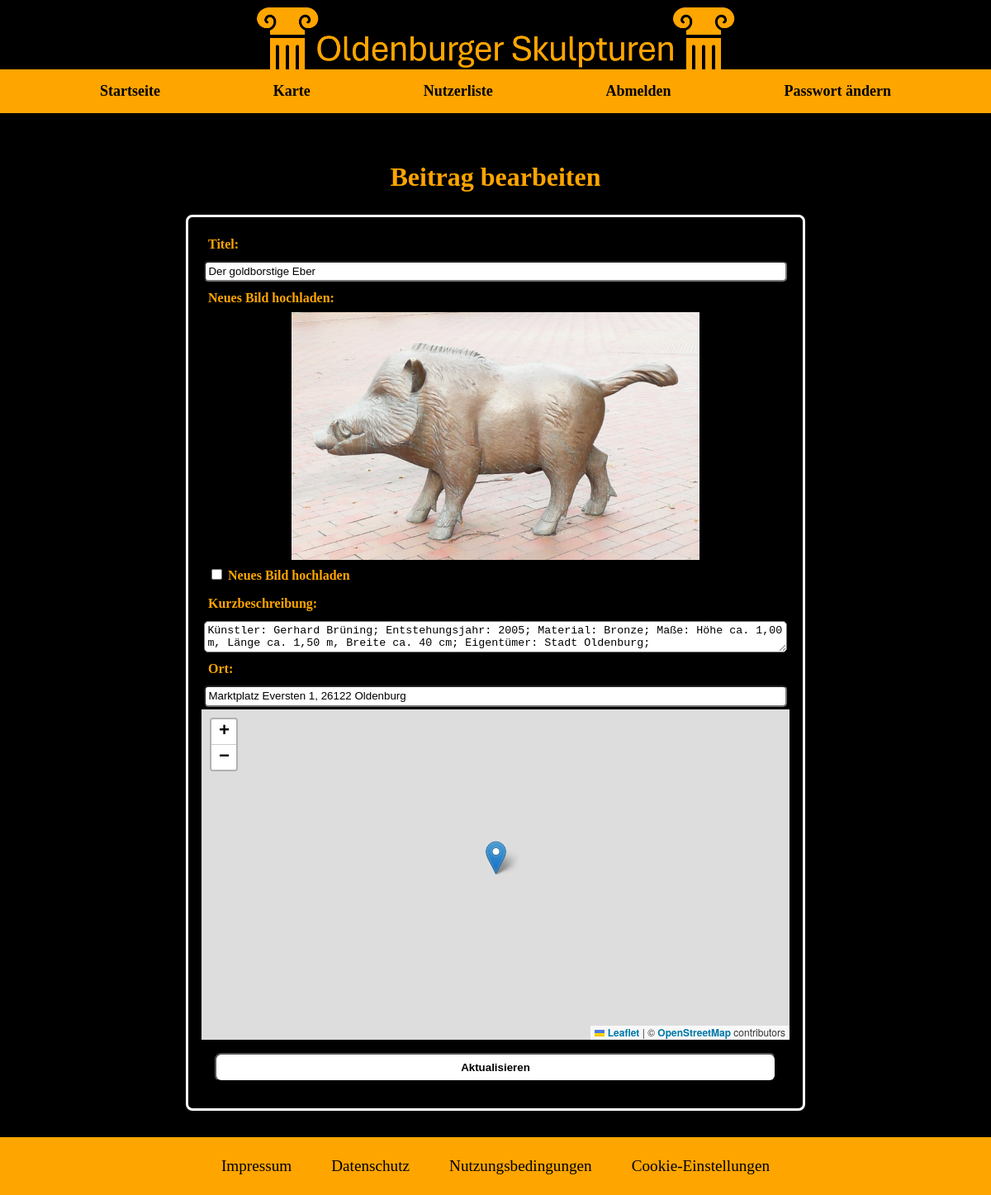
Page /beitrag-bearbeiten.php?id=2 (signed in) on the committed database.
### tables this page shows
CREATE TABLE beitrag (
                    id INTEGER NOT NULL,
                    title TEXT NOT NULL,
                    picture TEXT NOT NULL,
                    description	TEXT NOT NULL,
                    location TEXT NOT NULL,
                    lat TEXT NOT NULL,
                    lng TEXT NOT NULL,
                    creator_id INTEGER NOT NULL,
                    PRIMARY KEY(id AUTOINCREMENT),
                    FOREIGN KEY(creator_id) REFERENCES account(id)
                );

### php/model/SammlungPDOSQLite.php (called while the page is built, shortened)
<?php
require_once "Beitrag.php";
class SammlungPDOSQLite extends AbstractPDOSQLite implements SammlungDAO
{
    public function readBeitrag($id): Beitrag
    {
        try {
            $db = $this->getConnection();
            $sql = "
                SELECT
                    b.id AS beitrag_id,
                    b.title AS beitrag_title,
                    b.picture AS beitrag_picture,
                    b.description AS beitrag_description,
                    b.location AS beitrag_location,
                    b.lat AS beitrag_lat,
                    b.lng AS beitrag_lng,
                    a.id AS creator_id,
                    a.email AS creator_email,
                    a.password AS creator_password
                FROM
                    beitrag b
                JOIN
                    account a
                ON
                    b.creator_id = a.id
                WHERE
                    b.id = :id;
            ";
            $command = $db->prepare($sql);
            $success = $command->execute([":id" => $id]);
            $beitrag = null;
            while ($row = $command->fetch(PDO::FETCH_ASSOC)) {
                if ($beitrag === null) {
                    $beitragCreator = new Account(
                        intval($row['creator_id']),
                        $row['creator_email'],
                        $row['creator_password'],
                    );
                    $beitrag = new Beitrag(
                        intval($row['beitrag_id']),
                        $beitragCreator,
                        $row['beitrag_title'],
                        $row['beitrag_picture'],
                        $row['beitrag_description'],
                        $row['beitrag_location'],
                        $row['beitrag_lat'],
                        $row['beitrag_lng']
                    );
                }
            }
            return $beitrag;
        } catch (PDOException $exception) {
            throw new InternalErrorException($exception->getMessage(), previous: $exception);
        }
    }
}

### php/controller/beitrag-anzeigen-controller.php (called while the page is built, shortened)
<?php
require_once $abs_path . "/php/model/Beitrag.php";
try {
    $id = intval($_GET["id"]);
    $sammlung = Sammlung::getInstance();
    $beitrag = $sammlung->readBeitrag($id);
} catch (MissingEntryException $exc) {
    $_SESSION["message"] = "invalid_entry_id";
    header("Location: index.php");
    exit;
} catch (InternalErrorException $exc) {
    $_SESSION["message"] = "internal_error";
    header("Location: index.php");
    exit;
}

### php/model/Beitrag.php (called while the page is built, shortened)
<?php
class Beitrag
{
    private string $title;
    private string $picture;
    private string $description;
    private string $location;
    public function __construct(int $id, Account $creator, string $title, string $picture, string $description, string $location, string $lat, string $lng)
    {
        $this->title = $title;
        $this->picture = $picture;
        $this->description = $description;
        $this->location = $location;
    }
    public function getTitle(): string
    {
        return $this->title;
    }
    public function getPicture(): string
    {
        return $this->picture;
    }
    public function getDescription(): string
    {
        return $this->description;
    }
    public function getLocation(): string
    {
        return $this->location;
    }
}

### beitrag-bearbeiten.php (the view, shortened to what this page needs)
<?php
require_once $abs_path . "/php/controller/beitrag-anzeigen-controller.php";
require_once $abs_path . "/php/include/head.php";
?>
<link rel="stylesheet" type="text/css" href="./assets/css/beitrag-neu.css">
<?php
require_once $abs_path . "/php/include/leaflet.php";
?>
</head>
<body>
<?php
include_once $abs_path . "/php/include/nav.php";
?>
<main class="main">
    <section>
        <h1>Beitrag bearbeiten</h1>
        <div class="form-container">
            <form method="post" enctype="multipart/form-data" action="php/controller/beitrag-bearbeiten-controller.php">
                <div class="form-inputs">
                    <label for="title">Titel:</label>
                    <input type="text" id="title" name="title" placeholder="Geben Sie einen Titel ein"
                           value="<?= htmlspecialchars($beitrag->getTitle()) ?>" required>
                    <label for="picture">Neues Bild hochladen:</label>
                    <img src="<?= htmlspecialchars($beitrag->getPicture()) ?>"
                         alt="<?= htmlspecialchars($beitrag->getTitle()) ?>">
                    <label for="upload-new-picture">
                        <input type="checkbox" id="upload-new-picture" name="upload-new-picture">
                        Neues Bild hochladen
                    </label>
                    <label for="description">Kurzbeschreibung:</label>
                    <textarea id="description" name="description"
                              required><?= htmlspecialchars($beitrag->getDescription()) ?></textarea>
                    <label for="location">Ort:</label>
                    <input type="text" id="location" name="location"
                           placeholder="Bitte den Standort eingeben oder auf der Karte auswählen"
                           value="<?= htmlspecialchars($beitrag->getLocation()) ?>" required>
                    <div id="map" style="height: 400px;"></div>
                    <input type="submit" id="submit" name="submit" class="button" value="Aktualisieren">
                </div>
            </form>
        </div>
    </section>
</main>
<?php
require_once $abs_path . "/php/include/footer.php";
?>
</body>
</html>

### assets/css/beitrag-neu.css (style rules this page uses)
img { max-width: 200px; max-height: 300px; align-self: center; }
@media (min-width: 350px) { form { width: 300px; } }
@media (min-width: 350px) { img { max-width: 250px; } }
@media (min-width: 600px) { form { width: 550px; } }
@media (min-width: 600px) { img { max-width: 400px; } }
@media (min-width: 800px) { form { width: 750px; } }
@media (min-width: 800px) { img { max-width: 600px; } }

### assets/css/global.css (style rules this page uses)
:root { --primary-color: #000000; --secondary-color: #ffffff; --alt-color: #ffa500; --main-bg-color: var(--primary-color); --secondary-bg-color: var(--secondary-color); --alt-bg-color: var(--alt-color); --main-text-color: var(--primary-color); --secondary-text-color: var(--secondary-color); --alt-text-color: var(--alt-color); }
body { background-color: var(--main-bg-color); color: var(--alt-text-color); min-height: 100dvh; margin: 0; display: flex; flex-direction: column; flex-wrap: nowrap; }
main { margin: 2rem; }
h1 { text-align: center; font-size: xx-large; }
.button, .submit-button { display: inline-block; padding: 0.5rem 1rem; margin: 1rem; border-radius: 8px; text-align: center; font-weight: bold; background-color: var(--secondary-bg-color); color: var(--main-text-color); text-decoration: none; cursor: pointer; }

### assets/css/formulare.css (style rules this page uses)
input[type="text"] { max-width: 100%; padding: 0.2rem; margin: 0.2rem; border-radius: 5px; }
textarea { max-width: 100%; padding: 0.2rem; margin: 0.2rem; border-radius: 5px; }
label { margin: 0.5rem; font-weight: bold; }
.form-container { width: 100%; margin-left: auto; margin-right: auto; display: flex; justify-content: center; }
form { min-width: 240px; }
.form-inputs { border-radius: 8px; max-width: 100%; border: solid var(--secondary-bg-color); display: flex; flex-direction: column; justify-items: center; padding: 1rem; }

### rows in the picture
beitrag: title "Der goldborstige Eber", picture (picture), description "Künstler: Gerhard Brüning; Entstehungsjahr: 2005; Material: Bronze; Maße: Höhe ca. 1,00 m, Länge ca. 1,50 m, Breite ca. 40 cm; Eigentümer: Stadt Oldenburg;", location "Marktplatz Eversten 1, 26122 Oldenburg"
